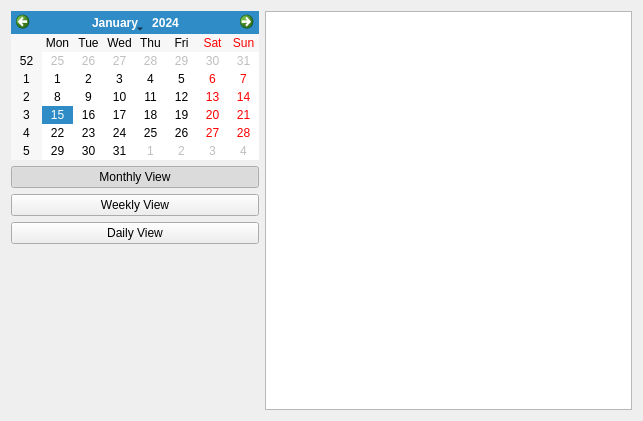
<ui version="4.0" >
 <class>Form</class>
 <widget class="QWidget" name="Form" >
  <property name="geometry" >
   <rect>
    <x>0</x>
    <y>0</y>
    <width>643</width>
    <height>421</height>
   </rect>
  </property>
  <property name="windowTitle" >
   <string>Form</string>
  </property>
  <layout class="QHBoxLayout" name="horizontalLayout" >
   <item>
    <layout class="QVBoxLayout" name="verticalLayout" >
     <item>
      <widget class="QCalendarWidget" name="calendarWidget" >
       <property name="sizePolicy" >
        <sizepolicy vsizetype="Fixed" hsizetype="Fixed" >
         <horstretch>0</horstretch>
         <verstretch>0</verstretch>
        </sizepolicy>
       </property>
       <property name="firstDayOfWeek" >
        <enum>Qt::Monday</enum>
       </property>
      </widget>
     </item>
     <item>
      <widget class="QPushButton" name="pushMonthlyView" >
       <property name="text" >
        <string>Monthly View</string>
       </property>
       <property name="checkable" >
        <bool>true</bool>
       </property>
       <property name="checked" >
        <bool>true</bool>
       </property>
       <property name="autoExclusive" >
        <bool>true</bool>
       </property>
      </widget>
     </item>
     <item>
      <widget class="QPushButton" name="pushWeeklyView" >
       <property name="text" >
        <string>Weekly View</string>
       </property>
       <property name="checkable" >
        <bool>true</bool>
       </property>
       <property name="autoExclusive" >
        <bool>true</bool>
       </property>
      </widget>
     </item>
     <item>
      <widget class="QPushButton" name="pushDailyView" >
       <property name="text" >
        <string>Daily View</string>
       </property>
       <property name="checkable" >
        <bool>true</bool>
       </property>
       <property name="autoExclusive" >
        <bool>true</bool>
       </property>
      </widget>
     </item>
     <item>
      <spacer name="verticalSpacer" >
       <property name="orientation" >
        <enum>Qt::Vertical</enum>
       </property>
       <property name="sizeHint" stdset="0" >
        <size>
         <width>20</width>
         <height>40</height>
        </size>
       </property>
      </spacer>
     </item>
    </layout>
   </item>
   <item>
    <widget class="CalendarView" name="calendarView" />
   </item>
  </layout>
 </widget>
 <customwidgets>
  <customwidget>
   <class>CalendarView</class>
   <extends>QGraphicsView</extends>
   <header>widget.view.calendar</header>
  </customwidget>
 </customwidgets>
 <resources/>
 <connections/>
</ui>
